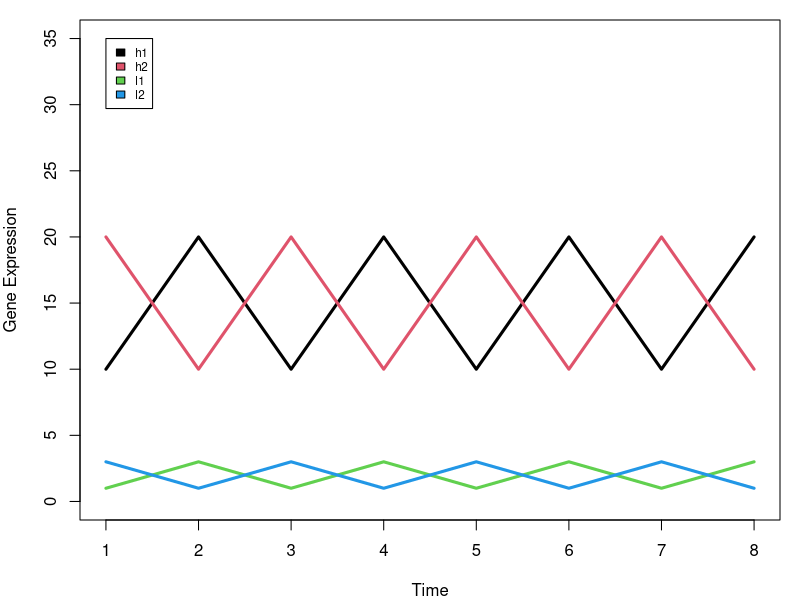
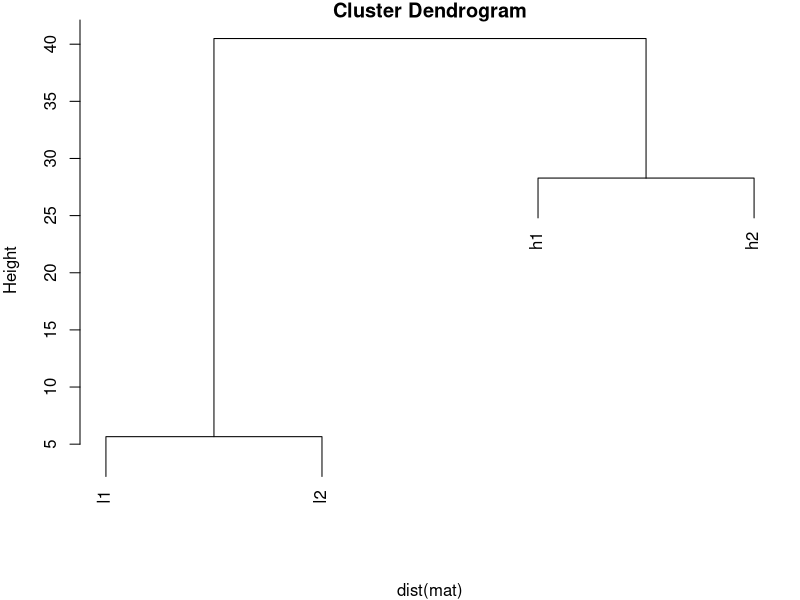
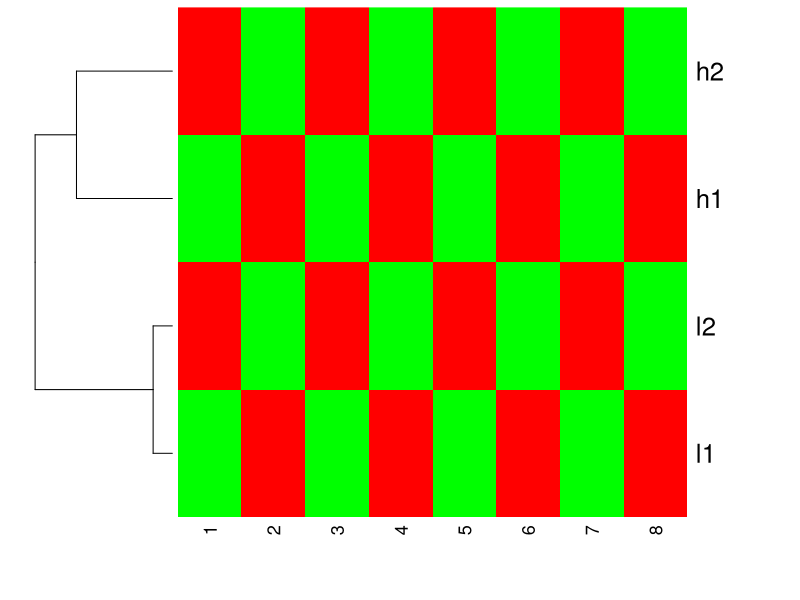
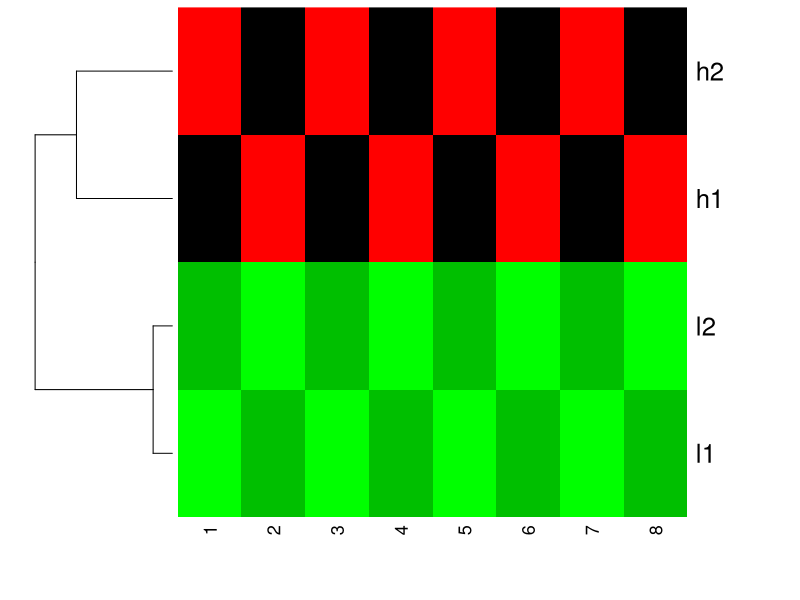
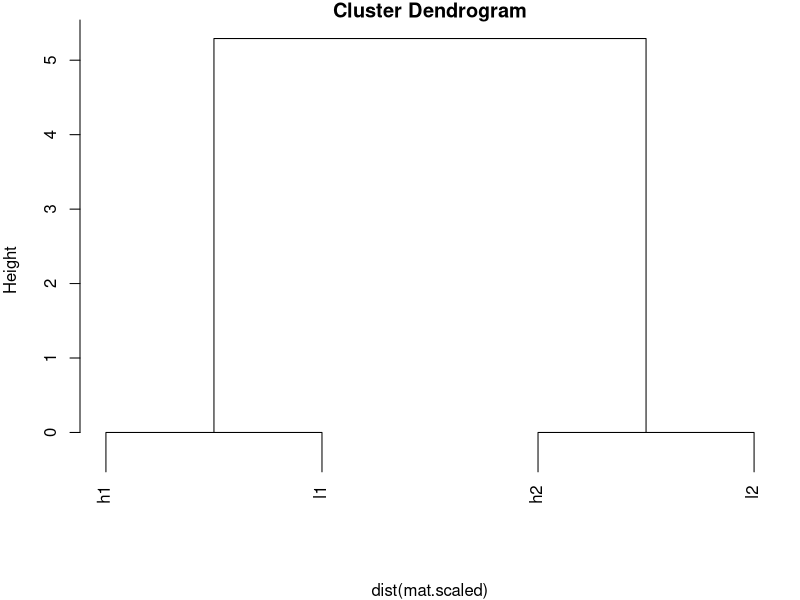
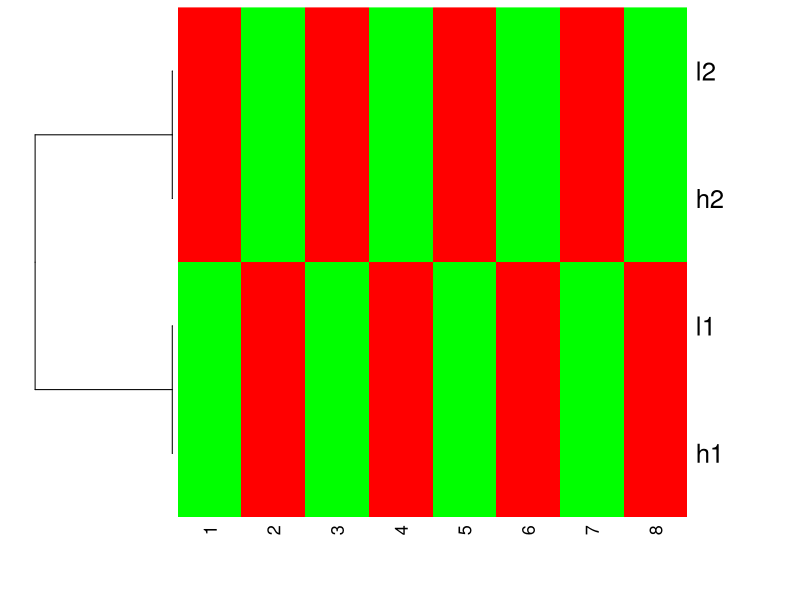
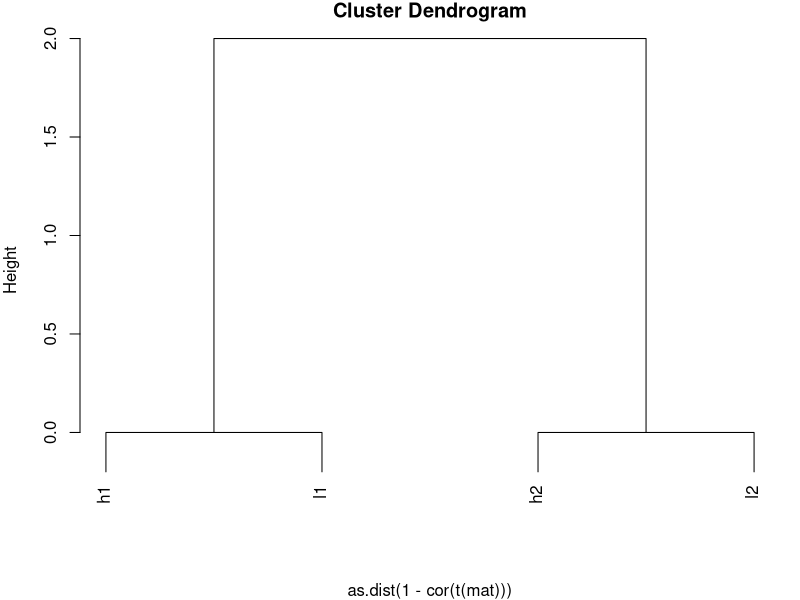
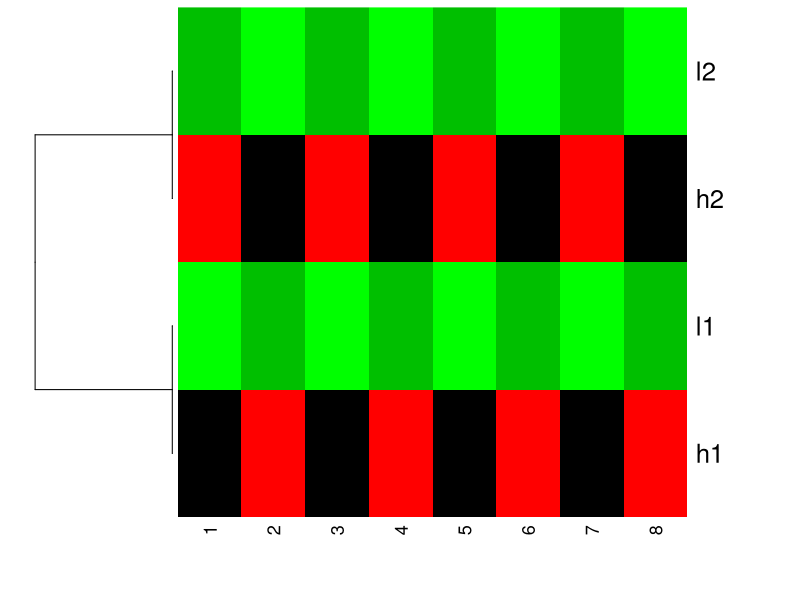

These charts were generated, in order, by the following R code:
## ---- chunk 1
library(stats)
library(gplots)
## ---- chunk 2
h1 <- c(10,20,10,20,10,20,10,20)
h2 <- c(20,10,20,10,20,10,20,10)
l1 <- c(1,3,1,3,1,3,1,3)
l2 <- c(3,1,3,1,3,1,3,1)
## ---- chunk 3
mat <- rbind(h1,h2,l1,l2)
## ---- chunk 4
par(mfrow =c(1,1), mar=c(4,4,1,1))
plot(1:8,rep(0,8), ylim=c(0,35), pch="", xlab="Time", ylab="Gene Expression")

for (i in 1:nrow(mat)) {
  lines(1:8,mat[i,], lwd=3, col=i)
}

legend(1,35,rownames(mat), 1:4, cex=0.7)
## ---- chunk 5
dist(mat)
## ---- chunk 6
plot(hclust(dist(mat)))
## ---- chunk 7
heatmap(mat, Colv=NA, col=greenred(10), scale = "row")
## ---- chunk 8
heatmap(mat, Colv = NA, col=greenred(10), scale = "none")
## ---- chunk 9
mat.scaled<- t(scale(t(mat), center=TRUE, scale = TRUE))
mat.scaled
## ---- chunk 10
dist(mat.scaled)
## ---- chunk 11
plot(hclust(dist(mat.scaled)))
## ---- chunk 12
heatmap(mat.scaled, Colv = NA, col=greenred(10), scale = "none")
## ---- chunk 13
cor(t(mat))
## ---- chunk 14
1- cor(t(mat))
## ---- chunk 15
hc <- hclust(as.dist(1-cor(t(mat))))
plot(hc)
## ---- chunk 16
heatmap(mat, Colv = NA, Rowv=as.dendrogram(hc), col=greenred(10), scale = "none")
## ---- chunk 17
heatmap(mat, Colv = NA, Rowv=as.dendrogram(hc), col=greenred(10), scale = "row")
## ---- chunk 18
heatmap.2(mat, trace = "none", Colv= NA, dendrogram = "row", scale = "none")
## ---- chunk 19
heatmap.2(mat, trace = "none", Colv= NA, dendrogram = "row", scale = "row")
## ---- chunk 20
heatmap.2(t(scale(t(mat), center=TRUE, scale=TRUE)), trace = "none", Colv= NA, dendrogram = "row", scale = "none")
## ---- chunk 21
heatmap.2(mat, trace = "none", 
          Colv= NA, dendrogram = "row",
          scale = "none",
          hclust=function(x) hclust(x, method='complete'), distfun=function(x) as.dist(1-cor(t(x))))
## ---- chunk 22
heatmap.2(mat, trace = "none", 
          Colv= NA, dendrogram = "row",
          scale = "row",
          hclust=function(x) hclust(x, method='complete'), distfun=function(x) as.dist(1-cor(t(x))))
## ---- chunk 23
heatmap.2(t(scale(t(mat), center=TRUE, scale=TRUE)), trace = "none", 
          Colv= NA, dendrogram = "row",
          hclust=function(x) hclust(x, method='complete'), distfun=function(x) as.dist(1-cor(t(x))))
